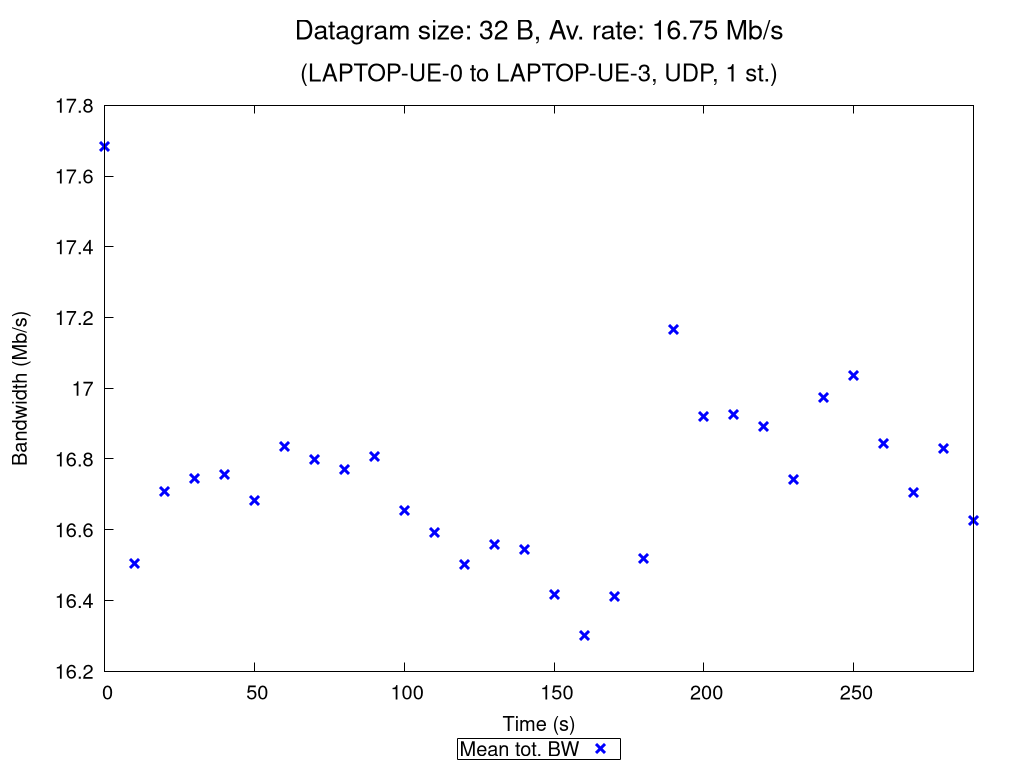

gnuplot code for this plot:
set terminal pngcairo nocrop enhanced size 1024,768 font "Verdana,15"
set output "UDP_1_st_2020_10_12_09-09-53_one2two_00032B.png"

set title "{/=20 Datagram size: 32 B, Av. rate: 16.75 Mb/s}\n\n{/=18 (LAPTOP-UE-0 to LAPTOP-UE-3, UDP, 1 st.)}"

set xlabel "Time (s)"
set ylabel "Bandwidth (Mb/s)"
set ytics nomirror
set key bmargin center horizontal box samplen 1 width -1
set bmargin 4.6
set rmargin 4.5

rf = 1000000.0  # rate factor
set style fill transparent solid 0.2 noborder
set autoscale xfix
plot "UDP_1_st_2020_10_12_09-09-53_one2two_00032B_iperf_processed.dat" using 1:($2/rf-$3/rf):($2/rf+$3/rf) with filledcurves lc rgb "blue" notitle, \
     "" using 1:($2/rf) with points pt 2 ps 1.5 lw 3 lc rgb "blue" title "Mean tot. BW", \
